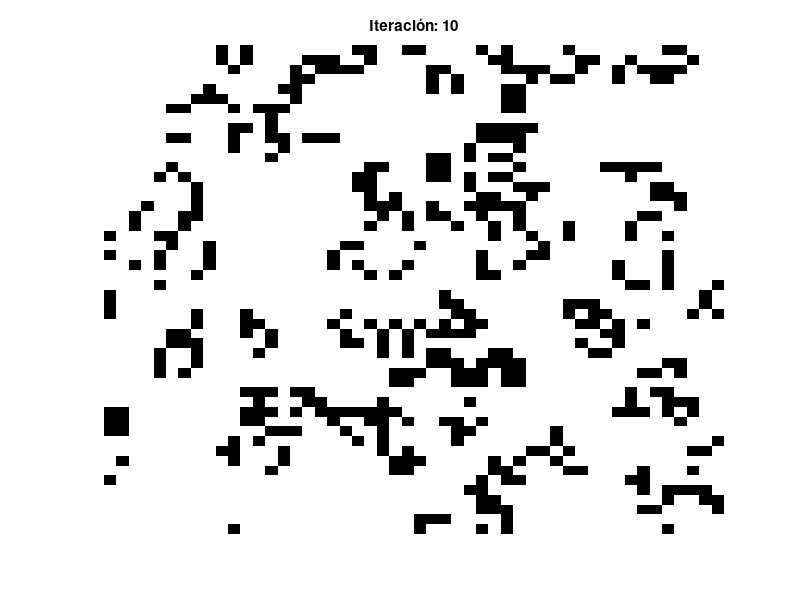

Recreate this plot in MATLAB.
function automata_celular_2D_juego_de_la_vida()
    % Dimensiones de la malla
    nfs = 50;
    ncs = 50;

    % Generar malla inicial aleatoria
    malla = randi([0, 1], nfs, ncs);

    % Guardar estado inicial en archivo
    fid = fopen('juego_vida_estados.txt', 'w');
    fprintf(fid, 'JUEGO DE LA VIDA - ESTADOS POR GENERACION\n');
    fprintf(fid, '=========================================\n\n');

    % Guardar estado inicial
    fprintf(fid, 'GENERACION 0 (Estado inicial):\n');
    for i = 1:nfs
        for j = 1:ncs
            fprintf(fid, '%d', malla(i, j));
        end
        fprintf(fid, '\n');
    end
    fprintf(fid, '\n');

    % Número de generaciones
    ngen = 10;  % Reducido para debug

    for ng = 1:ngen
        % Mostrar información de debug para la primera iteración
        if ng == 1
            fprintf('DEBUG: Analizando vecinos de posición (1,1)\n');
            vecinos_debug = get_vecinos_debug(malla, 1, 1);
            fprintf('Vecinos de (1,1): %s\n', mat2str(vecinos_debug));
            fprintf('Suma de vecinos: %d\n', sum(vecinos_debug(:)));
            fprintf('Estado actual de (1,1): %d\n\n', malla(1,1));
        end

        % Muestra la malla en pantalla
        imagesc(malla);
        colormap([1 1 1; 0 0 0]); % Blanco para 0, Negro para 1
        axis off;
        title(['Iteración: ', num2str(ng)]);
        pause(0.5);  % Pausa más larga para ver mejor

        % Calcular la siguiente generación
        sgte_malla = zeros(nfs, ncs);

        for i = 1:nfs
            for j = 1:ncs
                % Contar vecinos vivos
                vecinos = get_vecinos(malla, i, j);
                num_vecinos = sum(vecinos(:));

                if malla(i, j) == 1 % Célula viva
                    if num_vecinos < 2 || num_vecinos > 3
                        sgte_malla(i, j) = 0; % Muere por soledad o sobrepoblación
                    else
                        sgte_malla(i, j) = 1; % Vive
                    end
                else % Célula muerta
                    if num_vecinos == 3
                        sgte_malla(i, j) = 1; % Nace por reproducción
                    end
                end
            end
        end

        % Guardar estado actual en archivo
        fprintf(fid, 'GENERACION %d:\n', ng);
        for i = 1:nfs
            for j = 1:ncs
                fprintf(fid, '%d', sgte_malla(i, j));
            end
            fprintf(fid, '\n');
        end
        fprintf(fid, '\n');

        malla = sgte_malla;
    end

    fclose(fid);
    fprintf('Estados guardados en: juego_vida_estados.txt\n');
end

% Función para obtener los vecinos de una célula (CORREGIDA)
function vecinos = get_vecinos(malla, f, c)
    nfs = size(malla, 1);
    ncs = size(malla, 2);

    % Calcular índices de vecinos con bordes toroidales
    f_arriba = mod(f-2, nfs) + 1;
    f_abajo = mod(f, nfs) + 1;
    c_izq = mod(c-2, ncs) + 1;
    c_der = mod(c, ncs) + 1;

    % Extraer vecinos en orden: arriba-izq, arriba-centro, arriba-der,
    % centro-izq, centro-der, abajo-izq, abajo-centro, abajo-der
    vecinos = [
        malla(f_arriba, c_izq),    % Arriba-izquierda
        malla(f_arriba, c),        % Arriba-centro
        malla(f_arriba, c_der),    % Arriba-derecha
        malla(f, c_izq),           % Centro-izquierda
        malla(f, c_der),           % Centro-derecha
        malla(f_abajo, c_izq),     % Abajo-izquierda
        malla(f_abajo, c),         % Abajo-centro
        malla(f_abajo, c_der)      % Abajo-derecha
    ];
end

% Función de debug para mostrar vecinos claramente
function vecinos = get_vecinos_debug(malla, f, c)
    nfs = size(malla, 1);
    ncs = size(malla, 2);

    fprintf('DEBUG: Posición analizada: (%d,%d)\n', f, c);
    fprintf('DEBUG: Dimensiones malla: %dx%d\n', nfs, ncs);

    % Calcular índices con información de debug
    f_arriba = mod(f-2, nfs) + 1;
    f_abajo = mod(f, nfs) + 1;
    c_izq = mod(c-2, ncs) + 1;
    c_der = mod(c, ncs) + 1;

    fprintf('DEBUG: Índices calculados:\n');
    fprintf('  f_arriba = %d, f_abajo = %d\n', f_arriba, f_abajo);
    fprintf('  c_izq = %d, c_der = %d\n', c_izq, c_der);

    % Mostrar la submatriz 3x3 alrededor del punto
    fprintf('DEBUG: Submatriz 3x3 alrededor de (%d,%d):\n', f, c);
    submatriz = [
        malla(f_arriba, c_izq), malla(f_arriba, c), malla(f_arriba, c_der);
        malla(f, c_izq), malla(f, c), malla(f, c_der);
        malla(f_abajo, c_izq), malla(f_abajo, c), malla(f_abajo, c_der)
    ];
    disp(submatriz);

    % Extraer solo los vecinos (sin el centro)
    vecinos = [
        malla(f_arriba, c_izq),    % Arriba-izquierda
        malla(f_arriba, c),        % Arriba-centro
        malla(f_arriba, c_der),    % Arriba-derecha
        malla(f, c_izq),           % Centro-izquierda
        malla(f, c_der),           % Centro-derecha
        malla(f_abajo, c_izq),     % Abajo-izquierda
        malla(f_abajo, c),         % Abajo-centro
        malla(f_abajo, c_der)      % Abajo-derecha
    ];
end

% Función adicional para crear archivo más legible
function crear_archivo_legible(malla, generacion)
    filename = sprintf('generacion_%02d.txt', generacion);
    fid = fopen(filename, 'w');

    fprintf(fid, 'Generación %d\n', generacion);
    fprintf(fid, '============\n\n');

    % Usar . para 0 y # para 1 para mejor visualización
    for i = 1:size(malla, 1)
        for j = 1:size(malla, 2)
            if malla(i, j) == 1
                fprintf(fid, '#');
            else
                fprintf(fid, '.');
            end
        end
        fprintf(fid, '\n');
    end

    fclose(fid);
end
